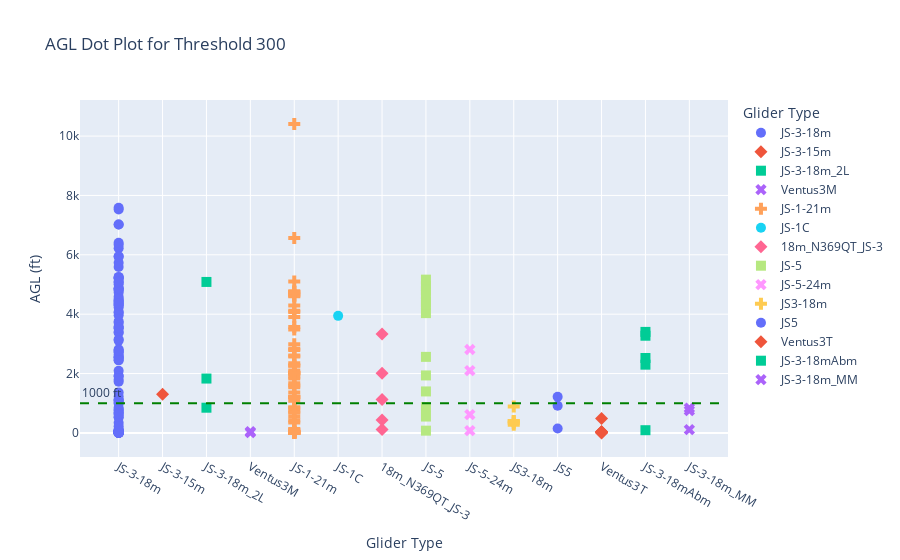
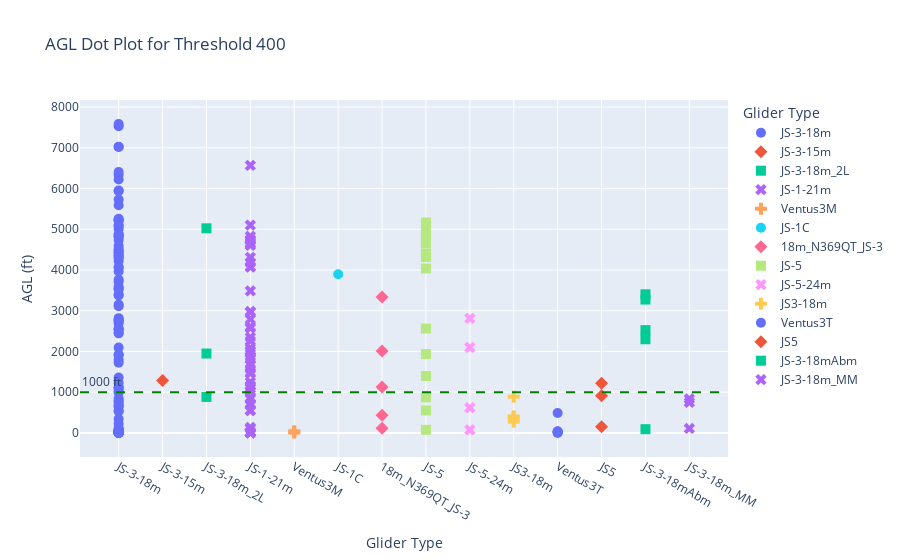
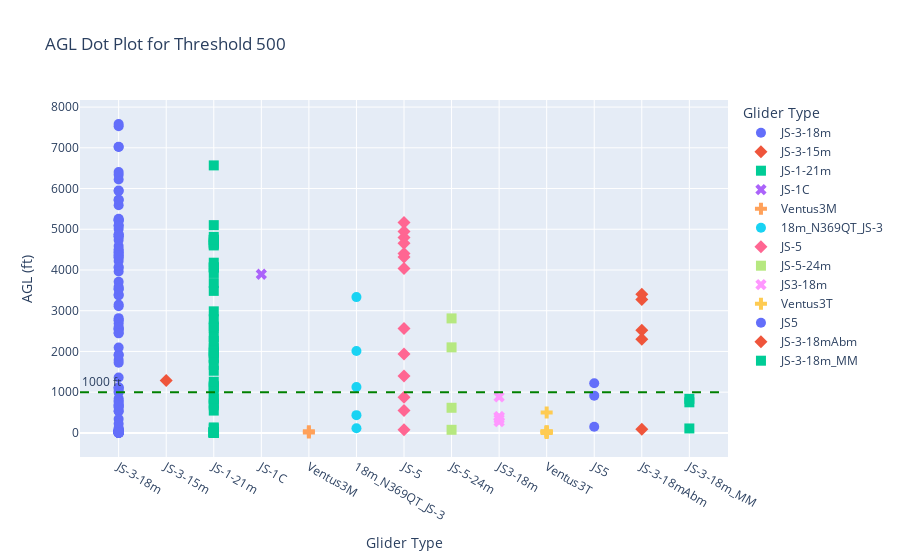
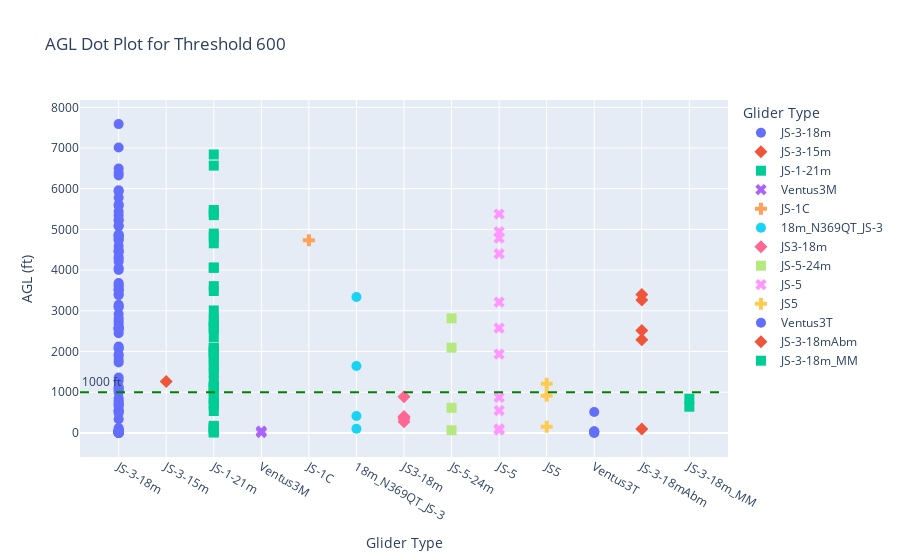

The cell these charts' notebook holds for them, in order:
### Code cell
import os
import re
import pandas as pd
import plotly.express as px

# Define thresholds
thresholds = [300, 400, 500, 600, 700]

# Define the years to process
years = ['2013', '2019', '2020', '2021', '2022', '2023', '2024']

file_paths_by_year = {year: f'Flt-times_{year}_data.csv' for year in years}

data_by_year = {}
for year, file_path in file_paths_by_year.items():
    if os.path.exists(file_path):
        df = pd.read_csv(file_path)
        data_by_year[year] = df
    else:
        print(f"Warning: File {file_path} does not exist. Skipping.")

for threshold in thresholds:
    sensor_info_col = f"Sensor Info ({threshold})"

    file_labels = []
    agl_all_first_values = []
    glider_types = []
    dates = []

    for year, df in data_by_year.items():
        if sensor_info_col not in df.columns:
            continue

        for _, row in df.iterrows():
            info = row[sensor_info_col]
            glider_type = row['Gtype']
            date_str = row['Date (MM/DD/YYYY)']
            date = pd.to_datetime(date_str, format='%m/%d/%Y', errors='coerce')
            if pd.isna(date):
                continue

            if pd.notna(info):
                # Example pattern: "MOP ... [1122, ...]AGL"
                matches = re.findall(r'(MOP|RPM).*?\[([\d,\s]+)\]AGL', info)
                if matches:
                    sensor, values_str = matches[0]
                    first_value_str = values_str.split(',')[0].strip()
                    if first_value_str.isdigit():
                        first_value = int(first_value_str)
                        agl_all_first_values.append(first_value)
                        file_labels.append(f"{year}_{row['File']}")
                        glider_types.append(glider_type)
                        dates.append(date)

    data = pd.DataFrame({
        'Date': dates,
        'File': file_labels,
        'Glider Type': glider_types,
        'AGL': agl_all_first_values
    })

    if data.empty:
        print(f"No data found for threshold {threshold}.")
        continue

    data = data.sort_values(by='Date', ascending=True)

    # Create a Plotly scatter (dot) plot, x = Glider Type, y = AGL
    fig = px.scatter(
        data_frame=data,
        x="Glider Type",
        y="AGL",
        color="Glider Type",
        symbol="Glider Type",
        hover_name="File",         # shows file name on hover
        hover_data={"Date": True}, # also shows date
        title=f"AGL Dot Plot for Threshold {threshold}",
        labels={"AGL": "AGL (ft)"}
    )

    # Increase marker size for clarity
    fig.update_traces(marker=dict(size=10))

    # Add a horizontal reference line at 1000 ft
    fig.add_hline(
        y=1000,
        line_dash="dash",
        line_color="green",
        annotation_text="1000 ft",
        annotation_position="top left"
    )

    fig.update_layout(
        legend_title_text="Glider Type",
        xaxis_title="Glider Type",
        yaxis_title="AGL (ft)",
        hovermode="closest"
    )

    fig.show()
